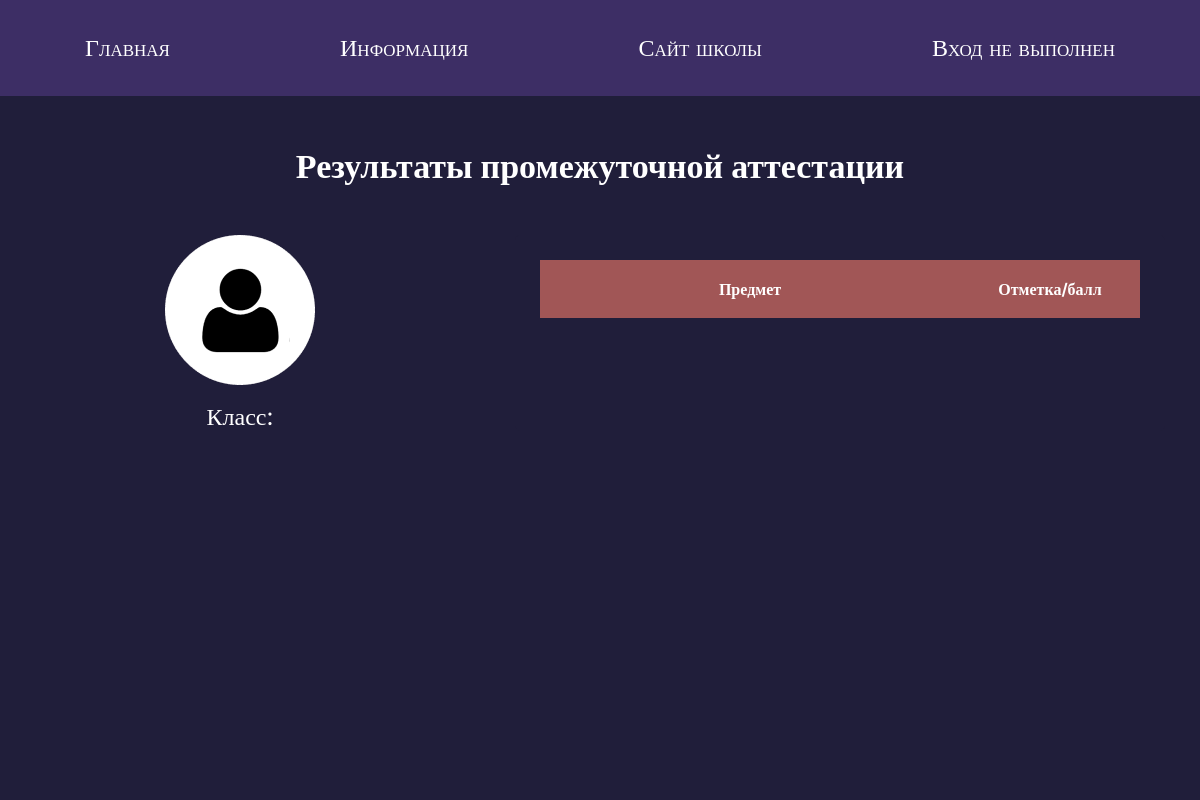
/profile/10, run on an earlier commit of the app's database.
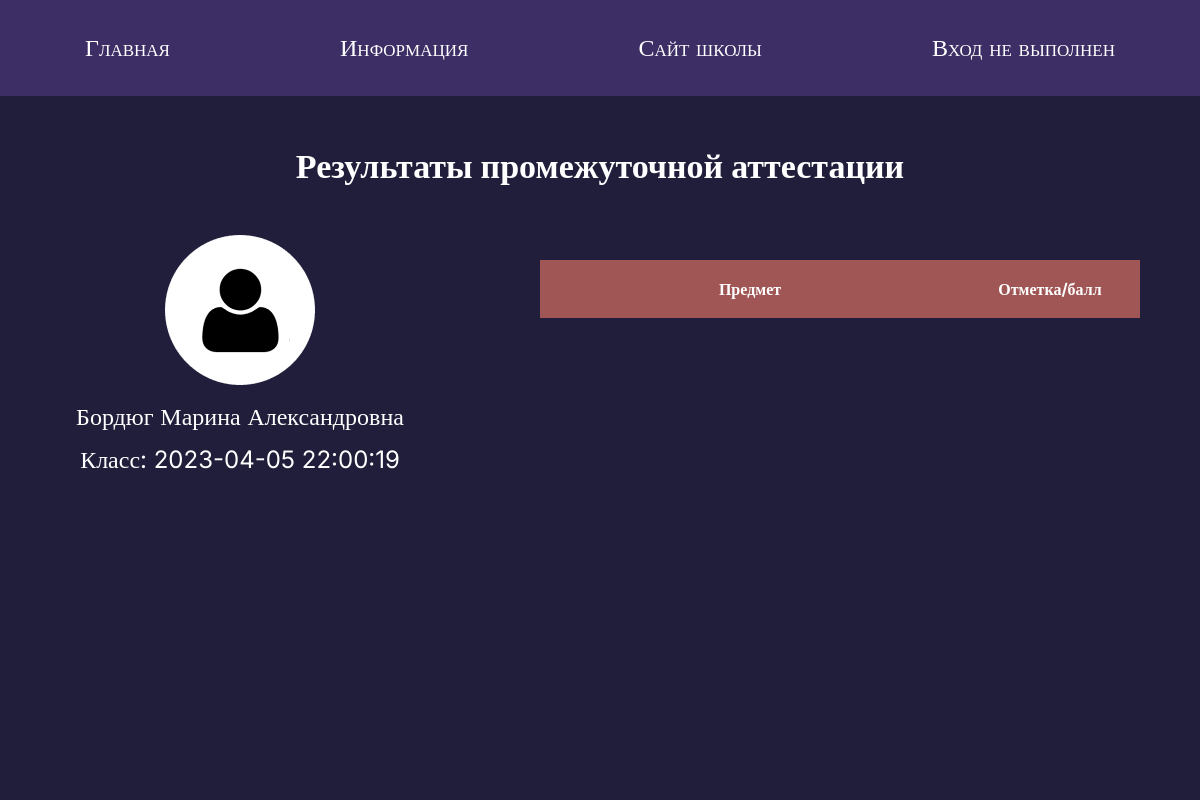
And on a later commit of the database.
### tables this page shows
CREATE TABLE "students" (
	"student_id"	INTEGER NOT NULL,
	"name"	TEXT NOT NULL,
	"login"	TEXT,
	"password"	TEXT NOT NULL,
	"avatar"	BLOB,
	"birth_date"	DATE,
	"created_at"	DATETIME NOT NULL DEFAULT CURRENT_TIMESTAMP,
	"class"	TEXT NOT NULL,
	"teacher_id"	INTEGER NOT NULL,
	PRIMARY KEY("student_id" AUTOINCREMENT),
	FOREIGN KEY("teacher_id") REFERENCES "teachers"("teacher_id") ON DELETE CASCADE ON UPDATE CASCADE
);

### main.py (the view, shortened to what this page needs)
@app.route("/profile/<student_id>", methods=["POST", "GET"])
def profile_by_id(student_id):
    exams_subjects = ["Русский язык", "Литература", "Алгебра", "Геометрия", "Информатика", "Музыка",
                      "ОБЖ", "Физическая культура", "Технология", "Английский язык", "Литература Республики Коми",
                      "История", "Родная (русская) литература", "Родной (русский) язык", "Биология",
                      "Химия", "Физика", "География", "Обществознание"]
    student = db.get_student_by_student_id(student_id)
    portfolio = db.get_portfolio_by_student_id(student_id)
    exams = db.get_exams_by_student_id(student_id)
    return render_template("student-profile.html", title="Student profile", student=student, port=portfolio,
                           exams=exams, subjects=exams_subjects)

### database.py (called while the page is built)
    def get_portfolio_by_student_id(self, student_id):
        sql = """SELECT * FROM portfolio WHERE student_id = ?"""
        self.cursor.execute(sql, (student_id,))
        return self.cursor.fetchall()

    def get_exams_by_student_id(self, student_id):
        sql = """SELECT * FROM exams WHERE student_id = ?"""
        self.cursor.execute(sql, (student_id,))
        return self.cursor.fetchall()

    def get_student_by_student_id(self, student_id):
        sql = """SELECT * FROM students WHERE student_id = ?"""
        self.cursor.execute(sql, (student_id, ))
        result = self.cursor.fetchone()
        if not result:
            return None
        return result

### templates/student-profile.html (shortened to what this page needs)
{% extends 'base.html' %}
{% block content %}
  <section class="profile-page-st">
    <div class="container">
      <h2 class="header-page">Результаты промежуточной аттестации</h2>
      <div class="student-card">
        <div class="student-info">
          <img src={{url_for('static', filename='img/avatar 1.png')}}  alt="avatar-1" class="avatar-2">
          <p class="port-text">{{ student[1] }}</p>
          <p class="port-text">Класс: {{ student[6] }}</p>
        </div>
        <form class="student-table" method="post">
          <table class="marks">
            <thead>
              <tr>
                <th>Предмет</th>
                <th>Отметка/балл</th>
              </tr>
            </thead>
          </table>
        </form>
      </div>
    </div>
  </section>
{% endblock %}

What changed in the data, as far as the page shows it:
added students: name "Бордюг Марина Александровна", created_at "2023-04-05 22:00:19"
